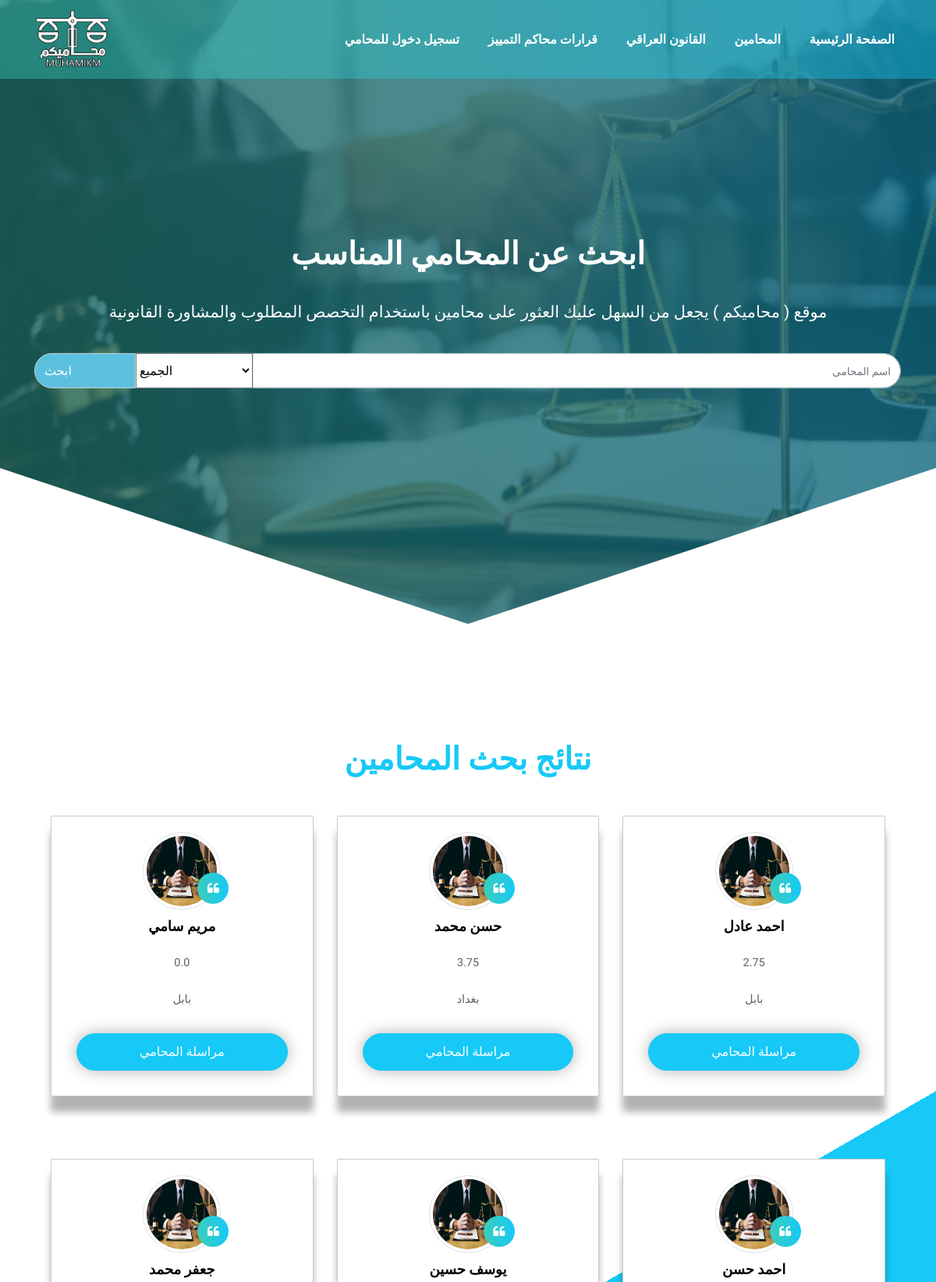
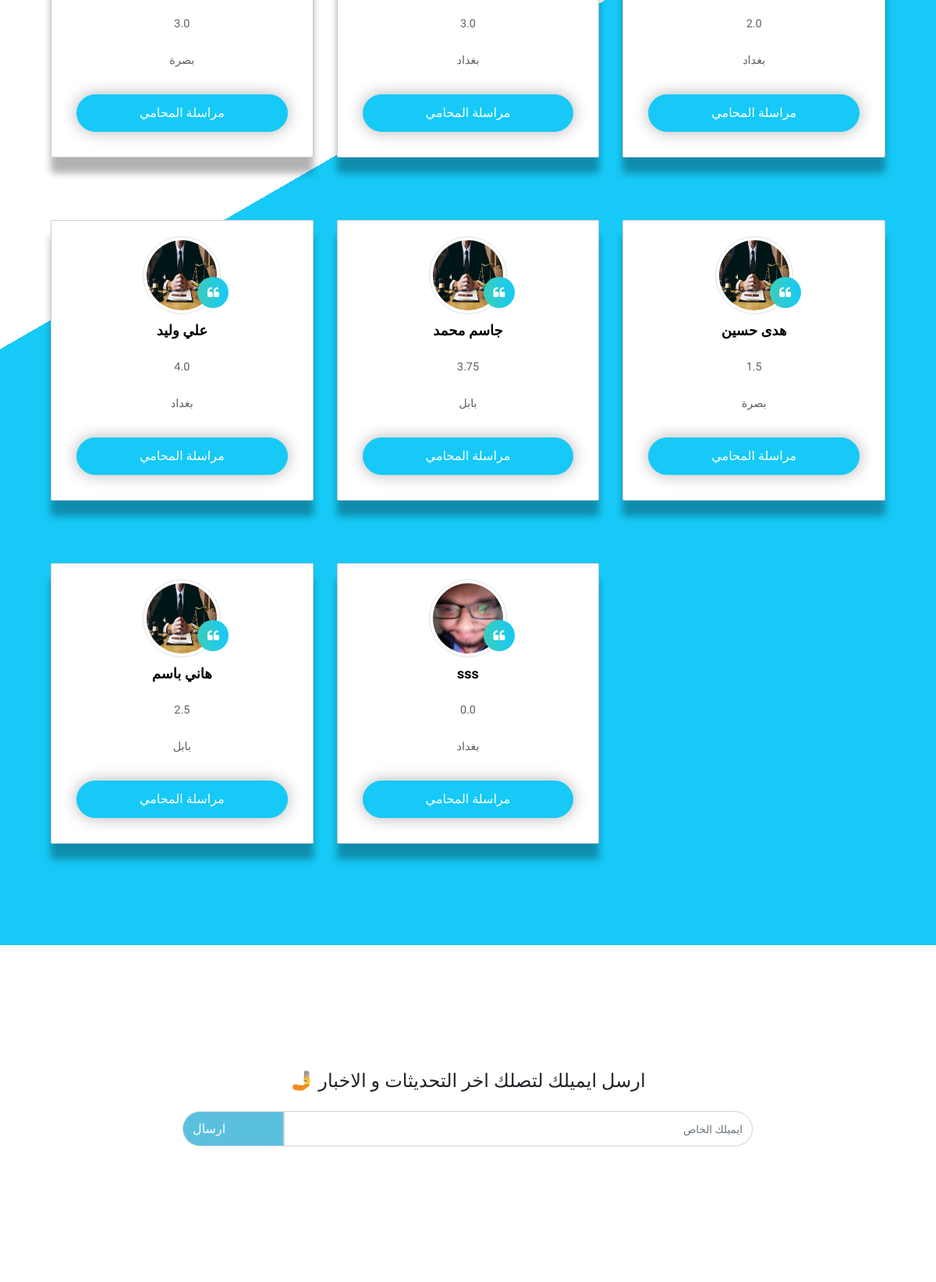
Screenshot of /lawyers-search (upper part) with the database file from the repository (2 pictures, top to bottom).
### tables this page shows
CREATE TABLE "lawyers" (
	"id"	INTEGER NOT NULL UNIQUE,
	"name"	TEXT,
	"password"	TEXT,
	"number"	TEXT,
	"email"	TEXT,
	"city"	TEXT,
	"gmaps link"	TEXT,
	"picture"	TEXT,
	"license"	TEXT,
	"specialization"	INTEGER,
	"years of experince"	INTEGER,
	"verfied"	INTEGER,
	"total_rating"	REAL,
	PRIMARY KEY("id" AUTOINCREMENT)
);

### app.py (the view)
@app.route("/lawyers-search", methods=["GET", "POST"])
def search():
    if request.method == "POST" :
        name = f"%{request.form.get('Search')}%"
        city= request.form.get('city')
        rating_list=[]
        if city == "all":
            result = db.execute("SELECT name, picture, total_rating, city FROM lawyers WHERE name LIKE ? AND verfied = 1  ", name)
        else :
            result = db.execute("SELECT name, picture, total_rating ,city FROM lawyers WHERE name LIKE ? AND city = ? AND verfied = 1  ", name, city)
        return render_template ("lawy-result.html",lawyer= result , len= len(result) ,rating= rating_list)
    else:
        result = db.execute("SELECT name, picture,total_rating,city FROM lawyers WHERE verfied = 1 ")
        return render_template("lawy-result.html",lawyer= result , len= len(result))

### templates/lawy-result.html (shortened to what this page needs)
<!DOCTYPE html>
<html lang="en">
<head>
    <link rel="stylesheet" href="/static/lawy-srch.css">
    <link rel="stylesheet" href="https://cdnjs.cloudflare.com/ajax/libs/font-awesome/4.7.0/css/font-awesome.min.css"
 />
    <link rel="stylesheet" href="https://maxcdn.bootstrapcdn.com/bootstrap/4.5.2/css/bootstrap.min.css">
</head>
<body>
        <div class="header" id="topheader">
            <nav class="navbar navbar-expand-lg navbar-dark fixed-top">
                <div class="container">
                    <img class="navbar-brand" src="/static/img/photo_2021-01-30_14-48-09-Recovered.png" style="width: 6rem;">
                    <div class="collapse navbar-collapse" id="navbarSupportedContent">
                    <ul class="navbar-nav ml-auto">
                        <li class="nav-item">
                            <a class="nav-link" href="https://mohamikm.herokuapp.com/login">تسجيل دخول للمحامي <span class="sr-only">(current)</span></a>
                        </li>
                        <li class="nav-item">
                            <a class="nav-link" href="#"> قرارات محاكم التمييز<span class="sr-only">(current)</span></a>
                        </li>
                        <li class="nav-item">
                            <a class="nav-link" href="https://mohamikm.herokuapp.com/laws"> القانون العراقي<span class="sr-only">(current)</span></a>
                        </li>
                        <li class="nav-item">
                            <a class="nav-link" href="https://mohamikm.herokuapp.com/lawyers-search">المحامين <span class="sr-only">(current)</span></a>
                        </li>
                        <li class="nav-item active">
                            <a class="nav-link" href="https://mohamikm.herokuapp.com/">الصفحة الرئيسية <span class="sr-only">(current)</span></a>
                        </li>
                    </ul>
                    </div>
                </div>
            </nav>
            <section class="header-section">
                <div class="center-div">
                    <h1 class="font-weight-bold">
                        ابحث عن المحامي المناسب
                    </h1>
                    <p> موقع ( محاميكم ) يجعل من السهل عليك العثور على محامين باستخدام
                        التخصص المطلوب والمشاورة القانونية
                    </p>
                    <form method="POST" action="/lawyers-search">
                        <div class="input-group mb-3 container">
                            <div class="input-group-append">
                                <button class="input-group-text">ابحث</button>
                                <div class="select-wrapper">
                                    <select name="city" id="city">
                                        <option value="all" >الجميع</option>
                                    </select>
                                </div>
                            </div>
                            <input type="text" name="Search" class="form-control upperfooter" style="color: black;" placeholder="اسم المحامي">
                        </div>
                    </form>
                </div>
            </section>
        </div>
   <section class="top-teen">
    <div class="container headings text-center">
    <h1 class="text-center font-weight-bold" style="margin-bottom: 3rem; color: #16c9f6;">نتائج بحث المحامين</h1>
    </div>
        <div class="container">
            {%for x in range(len) %}
                {% if x % 3 == 0  %}
                    <div class="">
                    <div class="row">
                {%endif%}
                        <div class="col-lg-4 col-md-4 col-12">
                            <div class="box">
                                {% if  lawyer[x]["picture"] != None %}
                                <a class="img" href="#"><img src=" {{ lawyer[x]['picture'] }} "
                                        class="img-fluidi img-thumbnail"></a>
                                {%else%}
                                <a class="img" href="#"><img src="/static/img/criminal.jpg"
                                    class="img-fluidi img-thumbnail"></a>
                                {%endif%}
                                        <h1>{{ lawyer[x]["name"] }}</h1>
                                        <p class="m-4"> {{ lawyer[x]["total_rating"] }}</p>
                                        <p class="m-4"> {{ lawyer[x]["city"] }}</p>
                                <div class="topteen-button">
                                    <a href="#"> مراسلة المحامي </a>
                                </div>
                            </div>
                        </div>
                {% if (x + 1 ) % 3 == 0%}
                    </div>
                    </div>
                {%endif%}
            {%endfor%}
        </div>
    </div>
</section>
    <section class="upper-footer" id="upperfooterid">
        <div class="container headings text-center">
            <h1 class="text-center mb-4" style="font-size: 1.5rem;"> 🤳 ارسل ايميلك لتصلك اخر التحديثات و الاخبار</h1>
        </div>
        <div class="container">
            <div class="row">
                <div class="col-lg-8 offset-lg-2 col-12">
                    <div class="input-group mb-3">
                        <div class="input-group-append">
                            <span class="input-group-text">ارسال</span>
                        </div>
                        <input type="text" class="form-control upperfooter" placeholder="ايميلك الخاص">
                    </div>
                </div>
            </div>
        </div>
    </section>
</body>
</html>

### static/lawy-srch.css (style rules this page uses)
html { scroll-behavior: smooth; }
* { margin: 0; padding: 0; box-sizing: border-box; font-family: 'Lemonada', cursive; }
a { text-decoration: none !important; }
li { list-style: none !important; }
p { font-size: 0.9rem; line-height: 1.6; font-weight: 400; color: #606060; }
.header { width: 100%; height: 100vh; background-image: linear-gradient(rgba(0, 0, 0, 0.637), rgba(0, 0, 0, 0.637)), url(./img/Best-Top-10-Lawyers-In-Islamabad-750x400.jpg); background-repeat: no-repeat; background-size: 100% 100%; clip-path: polygon(100% 0%, 100% 75%, 50% 100%, 0 75%, 0 0); position: relative; }
.header::before { content: ""; position: absolute; top: 0%; bottom: 0%; left: 0; right: 0; opacity: .4; z-index: -1; background: linear-gradient(to right, #1e5799 0%, #3ccdbb 0%, #16c9f6 100%); }
.navbar:before { content: ""; position: absolute; top: 0%; bottom: 0%; left: 0; right: 0; opacity: .4; z-index: -1; background: linear-gradient(to right, #1e5799 0%, #3ccdbb 0%, #16c9f6 100%); }
select { font-size: 1rem; margin: 2rem 0; background: #fff; outline: none; min-width: 150px; min-height: 45px; }
.nav-item a { color: #ffffff !important; font-weight: bold; margin-left: 1.3rem; }
.header-section { width: 100%; height: inherit; color: white; text-align: center; position: relative; }
.center-div { width: 100%; height: auto; position: absolute; top: 50%; left: 50%; transform: translate(-50%, -50%); -ms-transform: translate(-50%, -50%); -webkit-transform: translate(-50%, -50%); }
.center-div p { font-size: 1.3rem; padding: 10px 0 20px 0; color: white; }
.center-div h1 { line-height: 2; }
.top-teen { width: 100%; height: auto; margin: 100px 0; text-align: center; padding: 50px; position: relative; background: linear-gradient(330deg, #16c9f6 55%, #fff 0%); }
.box { text-align: center; border: 1px solid rgba(0, 0, 0, 0.2); box-shadow: 0 20px 10px 0 rgba(0, 0, 0, 0.3); border-radius: 2px; transition: 0.3s ease; background: #fff; margin-bottom: 5rem; }
.box .img:after { content: "\f10d"; font-family: FontAwesome; width: 40px; height: 40px; border-radius: 50%; background: linear-gradient(to right, #1e5799 0%, #3ccdbb 0%, #16c9f6 100%); color: white; position: absolute; top: 120%; left: 70%; display: flex; justify-content: center; align-items: center; }
.topteen-button a { color: #fff !important; }
.topteen-button { border: 1px solid #16c9f6; border-radius: 100px; margin: 2rem 2rem; padding: 12px 35px; outline: none; font-size: 1rem; font-weight: 400; line-height: 1.4; text-align: center; background: #16c9f6; text-decoration: none; box-shadow: 0 0 20px 0 rgba(0, 0, 0, 0.3); }
.box h1 { font-size: 18px; font-weight: 700; color: #000; margin: 10px 0; }
.box a { position: relative; }
.box a img { width: 100px; height: 100px; border-radius: 50%; margin-top: 20px; }
.form-control { direction: rtl; }
::placeholder { font-size: 0.85rem; }
.upper-footer { width: 100%; height: auto; margin: 10rem auto; }
.upperfooter { border-radius: 0px 100px 100px 0px !important; min-width: 150px; min-height: 45px; }
.input-group-text { color: #fff !important; background: #5bc0de !important; border-radius: 100px 0 0 100px !important; min-width: 130px; min-height: 45px; }
.footer-text h3, p, li { text-align: center; }

### rows the page displays
lawyers: name "مريم سامي", total_rating "0.0", city "بابل"
lawyers: name "حسن محمد", total_rating "3.75", city "بغداد"
lawyers: name "احمد عادل", total_rating "2.75", city "بابل"
lawyers: name "جعفر محمد", total_rating "3.0", city "بصرة"
lawyers: name "يوسف حسين", total_rating "3.0", city "بغداد"
lawyers: name "احمد حسن", total_rating "2.0", city "بغداد"
lawyers: name "علي وليد", total_rating "4.0", city "بغداد"
lawyers: name "جاسم محمد", total_rating "3.75", city "بابل"
lawyers: name "هدى حسين", total_rating "1.5", city "بصرة"
lawyers: name "هاني باسم", total_rating "2.5", city "بابل"
lawyers: picture (picture), name "sss", total_rating "0.0", city "بغداد"
